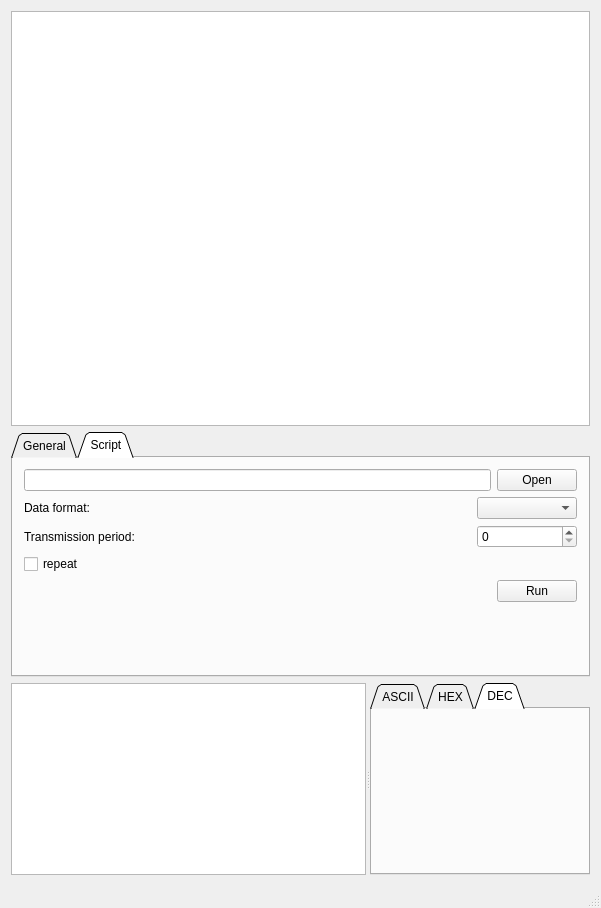
<?xml version="1.0" encoding="UTF-8"?>
<ui version="4.0">
 <class>MainWindow</class>
 <widget class="QMainWindow" name="MainWindow">
  <property name="geometry">
   <rect>
    <x>0</x>
    <y>0</y>
    <width>601</width>
    <height>908</height>
   </rect>
  </property>
  <property name="windowTitle">
   <string>MainWindow</string>
  </property>
  <property name="windowIcon">
   <iconset resource="resources.qrc">
    <normaloff>:/icons/images/terminal.png</normaloff>:/icons/images/terminal.png</iconset>
  </property>
  <widget class="QWidget" name="centralWidget">
   <layout class="QVBoxLayout" name="verticalLayout_2">
    <item>
     <widget class="QTableWidget" name="tableWidget_shortcuts"/>
    </item>
    <item>
     <widget class="QTabWidget" name="tabWidget_settings">
      <property name="sizePolicy">
       <sizepolicy hsizetype="Expanding" vsizetype="MinimumExpanding">
        <horstretch>0</horstretch>
        <verstretch>0</verstretch>
       </sizepolicy>
      </property>
      <property name="maximumSize">
       <size>
        <width>16777215</width>
        <height>245</height>
       </size>
      </property>
      <property name="tabShape">
       <enum>QTabWidget::Triangular</enum>
      </property>
      <property name="currentIndex">
       <number>1</number>
      </property>
      <widget class="QWidget" name="tab_2">
       <attribute name="title">
        <string>General</string>
       </attribute>
       <layout class="QVBoxLayout" name="verticalLayout">
        <item>
         <layout class="QHBoxLayout" name="horizontalLayout_8">
          <item>
           <widget class="QCheckBox" name="checkBox_autoclear">
            <property name="text">
             <string>Auto clear output, maximum of characters: </string>
            </property>
           </widget>
          </item>
          <item>
           <widget class="QSpinBox" name="spinBox_autoclear_maxCharCnt">
            <property name="maximum">
             <number>100000</number>
            </property>
           </widget>
          </item>
         </layout>
        </item>
        <item>
         <widget class="QCheckBox" name="checkBox_timeLog">
          <property name="text">
           <string>Enable time log</string>
          </property>
         </widget>
        </item>
        <item>
         <layout class="QHBoxLayout" name="horizontalLayout_7">
          <item>
           <widget class="QCheckBox" name="checkBox_outputSave">
            <property name="text">
             <string>Save terminal output to:</string>
            </property>
           </widget>
          </item>
          <item>
           <widget class="QLineEdit" name="lineEdit_save"/>
          </item>
          <item>
           <widget class="QPushButton" name="pushButton_save">
            <property name="text">
             <string>browse</string>
            </property>
           </widget>
          </item>
         </layout>
        </item>
        <item>
         <layout class="QHBoxLayout" name="horizontalLayout_14">
          <item>
           <widget class="QCheckBox" name="checkBox_prefix">
            <property name="text">
             <string>Enable Tx Prefix:</string>
            </property>
           </widget>
          </item>
          <item>
           <widget class="QLineEdit" name="lineEdit_prefix"/>
          </item>
         </layout>
        </item>
        <item>
         <layout class="QHBoxLayout" name="horizontalLayout_15">
          <item>
           <widget class="QCheckBox" name="checkBox_suffix">
            <property name="text">
             <string>Enable Tx Suffix:</string>
            </property>
           </widget>
          </item>
          <item>
           <widget class="QLineEdit" name="lineEdit_suffix"/>
          </item>
         </layout>
        </item>
        <item>
         <widget class="QCheckBox" name="checkBox_clearOutputLine">
          <property name="text">
           <string>Clear output line automatically</string>
          </property>
         </widget>
        </item>
       </layout>
      </widget>
      <widget class="QWidget" name="tab_3">
       <attribute name="title">
        <string>Script</string>
       </attribute>
       <layout class="QVBoxLayout" name="verticalLayout_3">
        <item>
         <layout class="QHBoxLayout" name="horizontalLayout">
          <item>
           <widget class="QLineEdit" name="lineEdit_scriptPath"/>
          </item>
          <item>
           <widget class="QPushButton" name="pushButton_scriptOpen">
            <property name="maximumSize">
             <size>
              <width>100</width>
              <height>16777215</height>
             </size>
            </property>
            <property name="text">
             <string>Open</string>
            </property>
           </widget>
          </item>
         </layout>
        </item>
        <item>
         <layout class="QHBoxLayout" name="horizontalLayout_2">
          <item>
           <widget class="QLabel" name="label_scriptDataFormat">
            <property name="text">
             <string>Data format: </string>
            </property>
           </widget>
          </item>
          <item>
           <widget class="QComboBox" name="comboBox_scriptDataFormat">
            <property name="maximumSize">
             <size>
              <width>100</width>
              <height>16777215</height>
             </size>
            </property>
           </widget>
          </item>
         </layout>
        </item>
        <item>
         <layout class="QHBoxLayout" name="horizontalLayout_3">
          <item>
           <widget class="QLabel" name="label_scriptTransmissionPeriod">
            <property name="text">
             <string>Transmission period:</string>
            </property>
           </widget>
          </item>
          <item>
           <widget class="QSpinBox" name="spinBox_scriptTransmissionPeriod">
            <property name="maximumSize">
             <size>
              <width>100</width>
              <height>16777215</height>
             </size>
            </property>
            <property name="maximum">
             <number>99999</number>
            </property>
           </widget>
          </item>
         </layout>
        </item>
        <item>
         <widget class="QCheckBox" name="checkBox_scriptRepeatEnable">
          <property name="maximumSize">
           <size>
            <width>10000</width>
            <height>16777215</height>
           </size>
          </property>
          <property name="text">
           <string>repeat</string>
          </property>
         </widget>
        </item>
        <item>
         <layout class="QHBoxLayout" name="horizontalLayout_5">
          <item>
           <spacer name="horizontalSpacer">
            <property name="orientation">
             <enum>Qt::Horizontal</enum>
            </property>
            <property name="sizeHint" stdset="0">
             <size>
              <width>40</width>
              <height>20</height>
             </size>
            </property>
           </spacer>
          </item>
          <item>
           <widget class="QPushButton" name="pushButton_scriptRun">
            <property name="maximumSize">
             <size>
              <width>100</width>
              <height>16777215</height>
             </size>
            </property>
            <property name="text">
             <string>Run</string>
            </property>
           </widget>
          </item>
         </layout>
        </item>
        <item>
         <spacer name="verticalSpacer_2">
          <property name="orientation">
           <enum>Qt::Vertical</enum>
          </property>
          <property name="sizeHint" stdset="0">
           <size>
            <width>20</width>
            <height>21</height>
           </size>
          </property>
         </spacer>
        </item>
        <item>
         <spacer name="verticalSpacer">
          <property name="orientation">
           <enum>Qt::Vertical</enum>
          </property>
          <property name="sizeHint" stdset="0">
           <size>
            <width>20</width>
            <height>40</height>
           </size>
          </property>
         </spacer>
        </item>
       </layout>
      </widget>
     </widget>
    </item>
    <item>
     <widget class="QSplitter" name="splitter">
      <property name="orientation">
       <enum>Qt::Horizontal</enum>
      </property>
      <widget class="QListWidget" name="listWidget_fastCmds"/>
      <widget class="QTabWidget" name="tabWidget">
       <property name="tabShape">
        <enum>QTabWidget::Triangular</enum>
       </property>
       <property name="currentIndex">
        <number>2</number>
       </property>
       <widget class="QWidget" name="tab_ascii">
        <attribute name="title">
         <string>ASCII</string>
        </attribute>
        <layout class="QVBoxLayout" name="verticalLayout_5">
         <item>
          <layout class="QVBoxLayout" name="verticalLayout_tabwidget_ascii"/>
         </item>
        </layout>
       </widget>
       <widget class="QWidget" name="tab_hex">
        <attribute name="title">
         <string>HEX</string>
        </attribute>
        <layout class="QVBoxLayout" name="verticalLayout_6">
         <item>
          <layout class="QVBoxLayout" name="verticalLayout_tabwidget_hex"/>
         </item>
        </layout>
       </widget>
       <widget class="QWidget" name="tab_dec">
        <attribute name="title">
         <string>DEC</string>
        </attribute>
        <layout class="QVBoxLayout" name="verticalLayout_8">
         <item>
          <layout class="QVBoxLayout" name="verticalLayout_tabwidget_dec"/>
         </item>
        </layout>
       </widget>
      </widget>
     </widget>
    </item>
   </layout>
  </widget>
  <widget class="QStatusBar" name="statusBar"/>
 </widget>
 <layoutdefault spacing="6" margin="11"/>
 <resources>
  <include location="resources.qrc"/>
 </resources>
 <connections/>
</ui>
